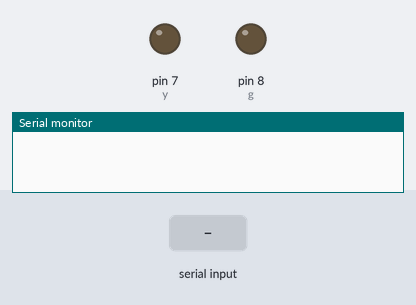
This sketch was run on a simulated Arduino Uno, built with avr-gcc and run on an emulated ATmega328P. Shown: output pins drawn as LEDs (lit = HIGH), the last lines printed to the serial monitor. The inputs (shaded band) are chosen by the test bench.

Above: at 1.2 s.
1.3 s: "1" received over Serial
At 2.4 s:
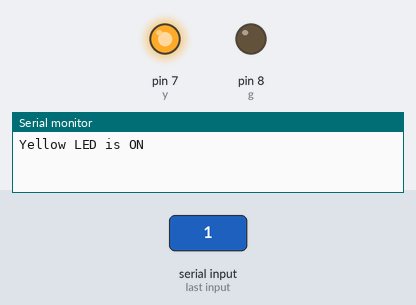
2.8 s: "2" received over Serial
At 3.5 s:
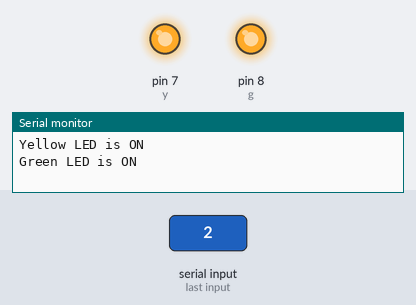
4.3 s: "3" received over Serial
At 4.7 s:
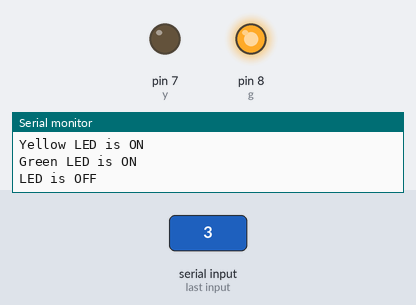
5.8 s: "4" received over Serial
At 7.0 s:
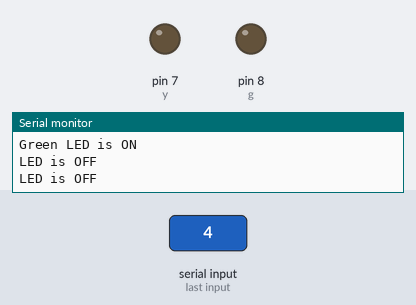
Timing chart, 0 to 8.3 s (numbered marks = the images above; inputs shaded):
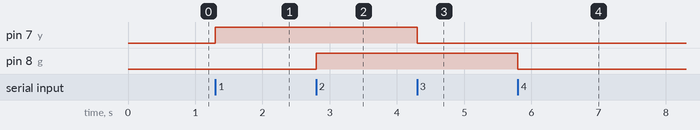

Measured:
- after the input at 1.3 s, pin 7 (y): LOW → HIGH at once
- after the input at 2.8 s, pin 8 (g): LOW → HIGH at once
- after the input at 4.3 s, pin 7 (y): HIGH → LOW at once
- after the input at 5.8 s, pin 8 (g): HIGH → LOW at once

The sketch:

ble_led.ino
```cpp
char incomingChar; // Variable to store incoming characters

int y = 7;
int g = 8;

void setup() {
  Serial.begin(9600);
  pinMode(y, OUTPUT);
  pinMode(g, OUTPUT);
}

void loop() {
  // Check if data is available on the serial port
  if (Serial.available() > 0) {
    incomingChar = Serial.read();

    // Check if the received character is '1'
    if (incomingChar == '1') {
      digitalWrite(y, HIGH);
      Serial.println("Yellow LED is ON");
    }
    if (incomingChar == '2') {
      digitalWrite(g, HIGH); // Turn the LED on
      Serial.println("Green LED is ON");
    }
    // Check if the received character is '0'
    if (incomingChar == '3') {
      digitalWrite(y, LOW);
      Serial.println("LED is OFF");
    }
    if (incomingChar == '4') {
      digitalWrite(g, LOW);
      Serial.println("LED is OFF");
    }
    if (incomingChar == '5') {
      digitalWrite(y, LOW);
      digitalWrite(g, LOW);
      Serial.println("LED is OFF");
    }
  }
}
```
